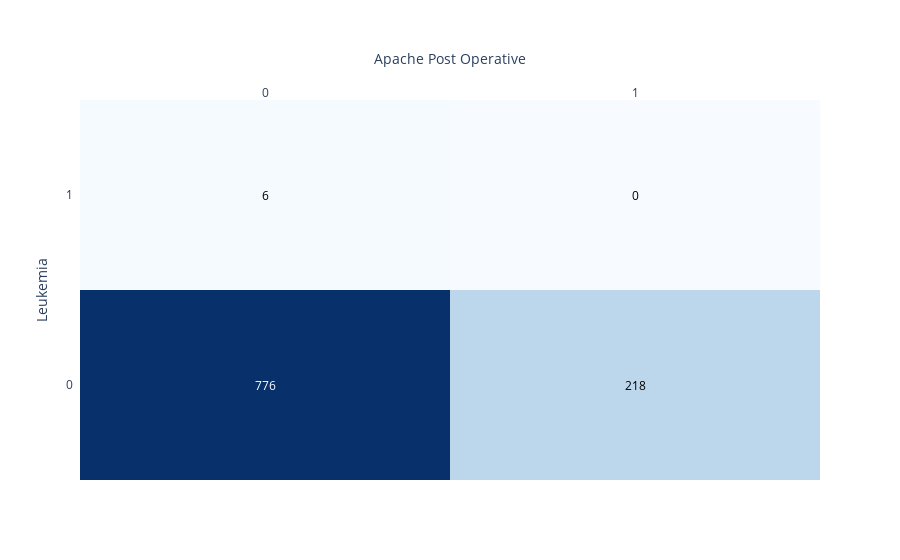

Notebook cell for this chart:
### Code cell
if debug:
    try:
        DD_viz(df.filter(random.sample(discrete,2)).dropna(how='any'))
        print(f'Created an example discrete-discrete plot, generated using {charter}')
    except: pass

### Figure 1 — Plotly figure (JSON) as saved in the notebook; plotly's stock layout.template omitted (floating-point values rounded to 4 significant figures)
{"data": [{"colorscale": [[0, "rgb(247,251,255)"], [0.125, "rgb(222,235,247)"], [0.25, "rgb(198,219,239)"], [0.375, "rgb(158,202,225)"], [0.5, "rgb(107,174,214)"], [0.625, "rgb(66,146,198)"], [0.75, "rgb(33,113,181)"], [0.875, "rgb(8,81,156)"], [1, "rgb(8,48,107)"]], "reversescale": false, "showscale": false, "type": "heatmap", "x": ["0", "1"], "y": ["0.0", "1.0"], "z": [[776, 218], [6, 0]]}], "layout": {"annotations": [{"font": {"color": "#FFFFFF"}, "showarrow": false, "text": "776", "x": "0", "xref": "x", "y": "0.0", "yref": "y"}, {"font": {"color": "#000000"}, "showarrow": false, "text": "218", "x": "1", "xref": "x", "y": "0.0", "yref": "y"}, {"font": {"color": "#000000"}, "showarrow": false, "text": "6", "x": "0", "xref": "x", "y": "1.0", "yref": "y"}, {"font": {"color": "#000000"}, "showarrow": false, "text": "0", "x": "1", "xref": "x", "y": "1.0", "yref": "y"}], "paper_bgcolor": "rgba(0, 0, 0, 0)", "plot_bgcolor": "rgba(0, 0, 0, 0)", "xaxis": {"dtick": 1, "gridcolor": "rgb(0, 0, 0)", "side": "top", "ticks": "", "title": {"text": "Apache Post Operative"}}, "yaxis": {"dtick": 1, "ticks": "", "ticksuffix": "  ", "title": {"text": "Leukemia"}}}}
